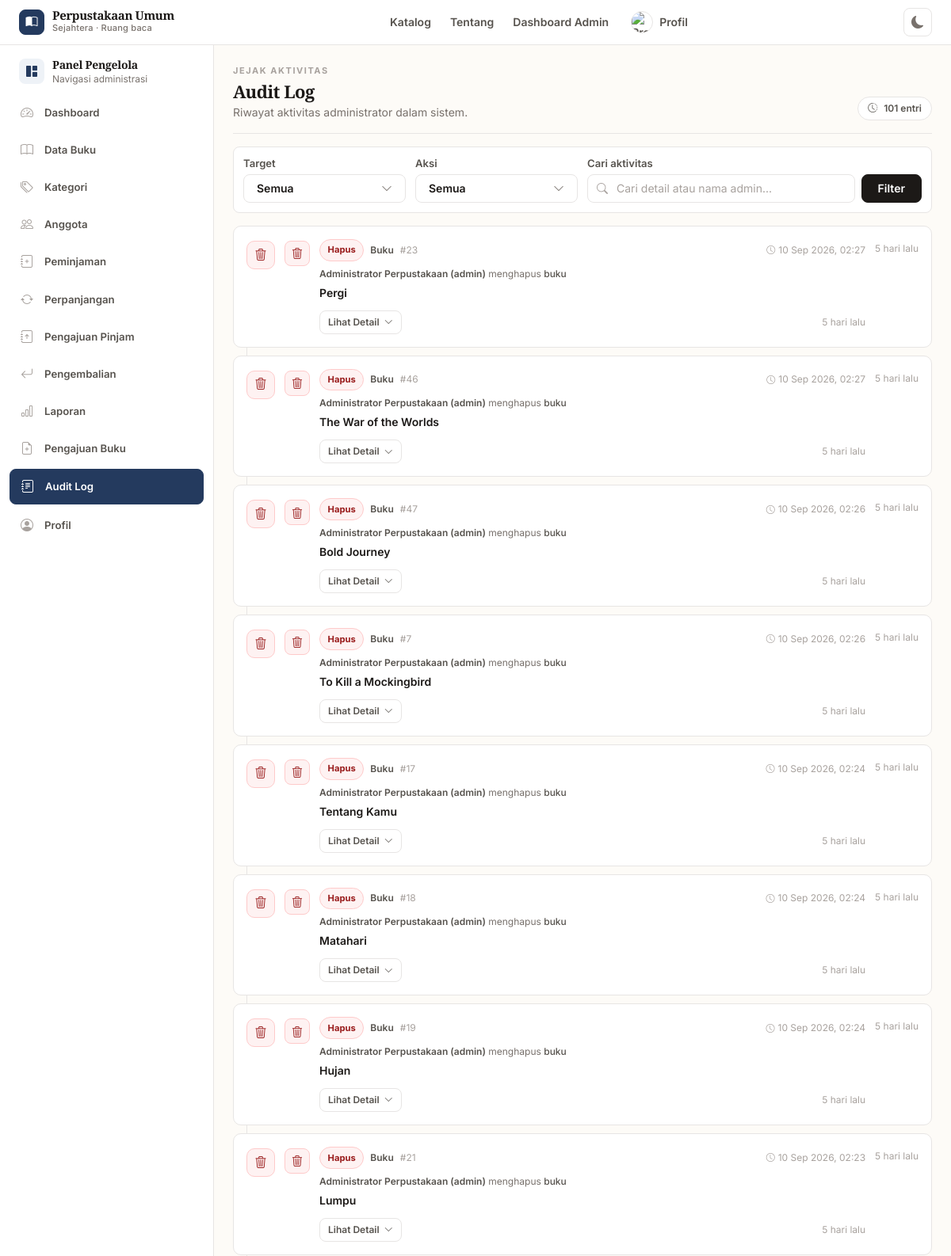
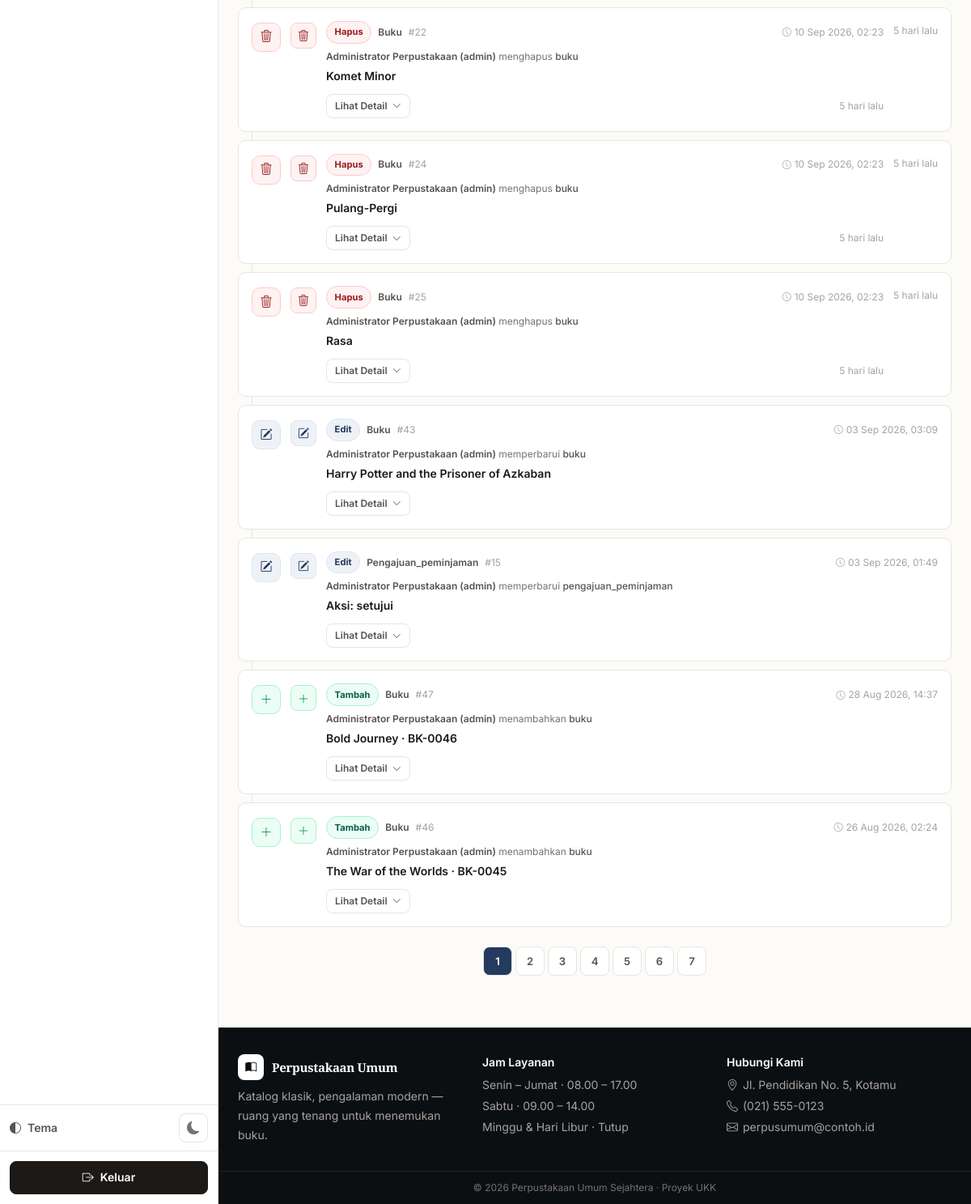
Page /admin/audit_log/index.php (signed in) on the earlier database version (2 pictures, top to bottom).
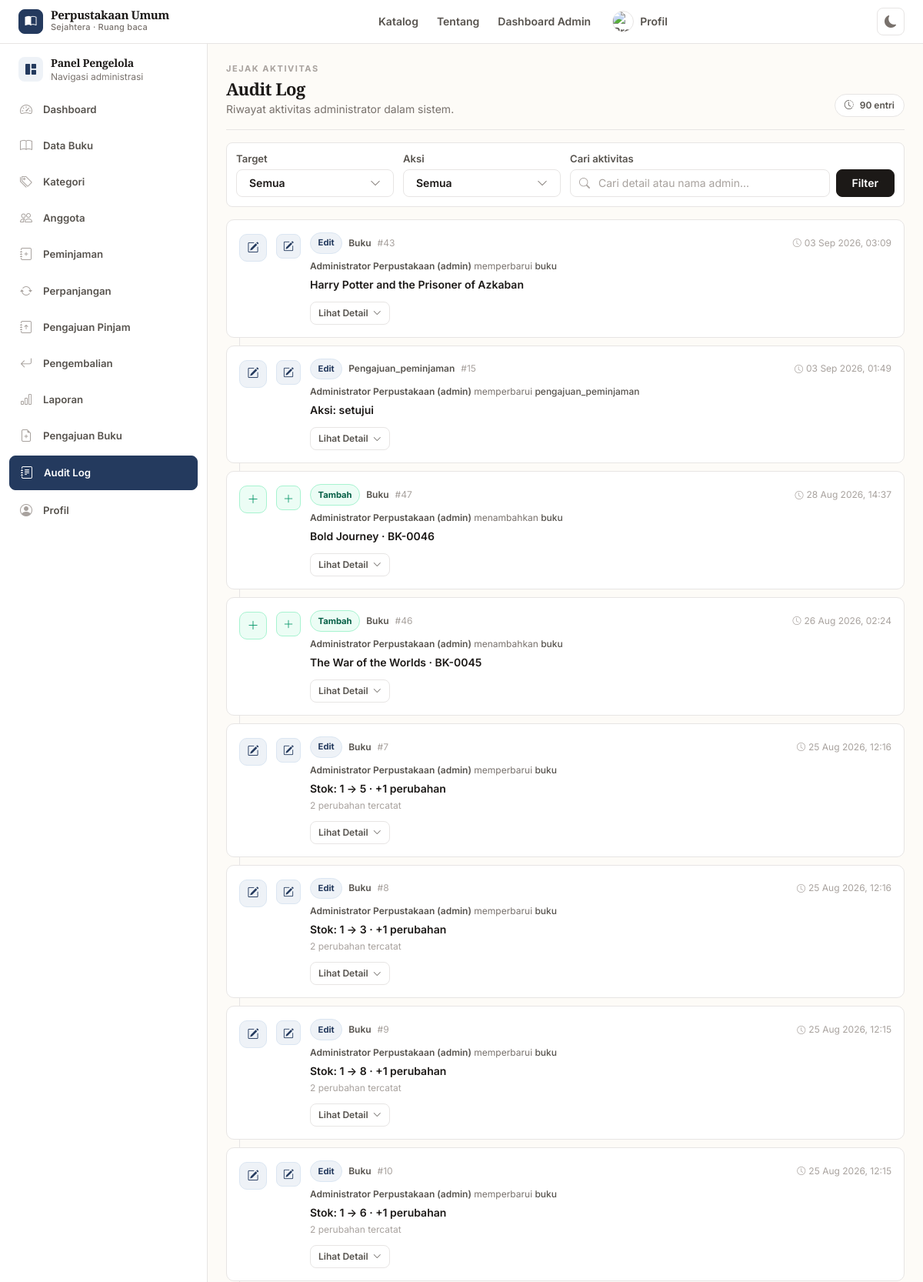
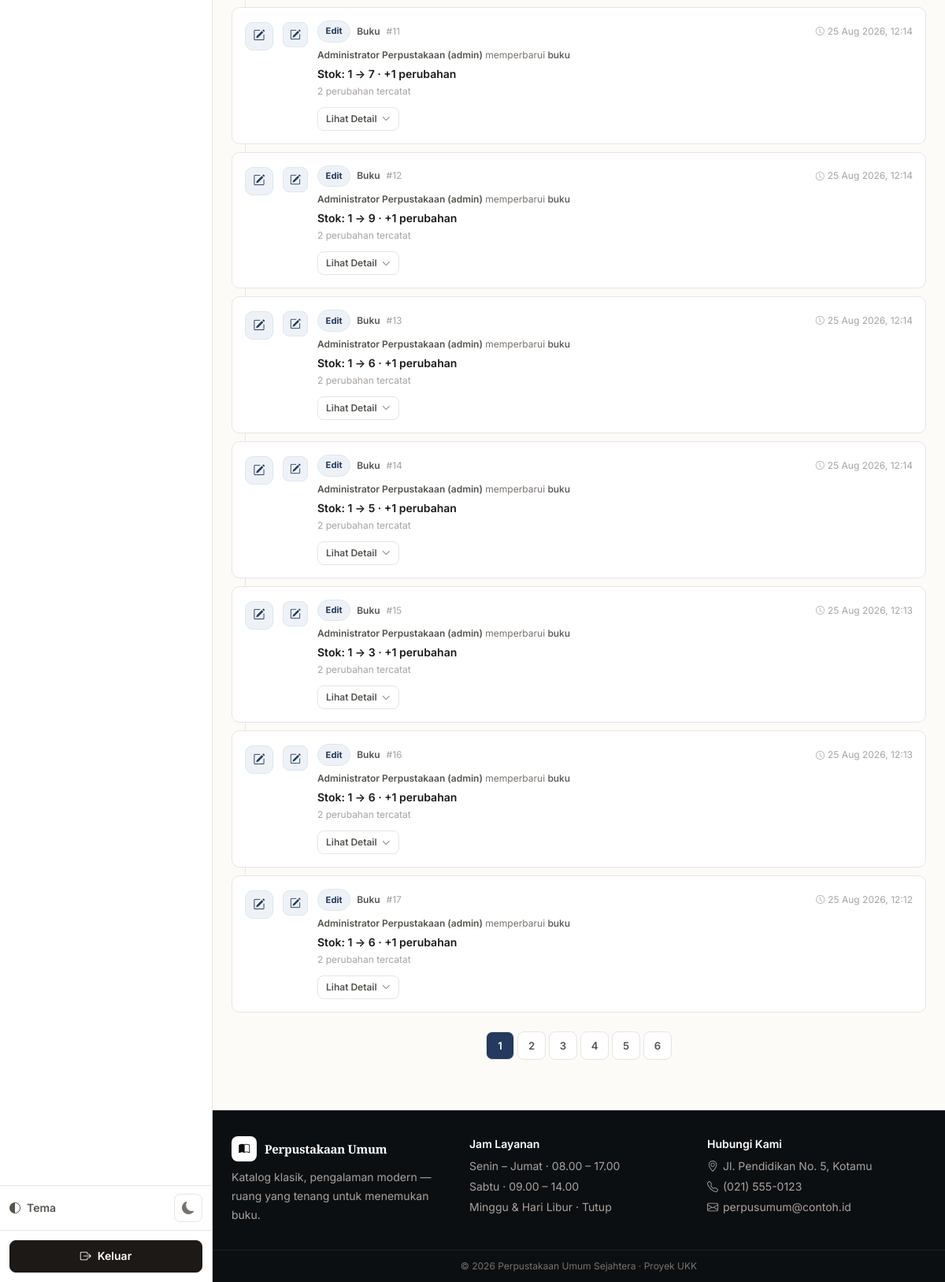
Same page on the later database version (2 pictures, top to bottom).
### tables this page shows
CREATE TABLE `audit_log` (
  `id` int NOT NULL,
  `user_id` int DEFAULT NULL,
  `aksi` enum('tambah','edit','hapus') NOT NULL,
  `target_tabel` varchar(20) NOT NULL,
  `target_id` int NOT NULL,
  `detail` text,
  `created_at` timestamp NOT NULL DEFAULT CURRENT_TIMESTAMP
);

### admin/audit_log/index.php (the view, shortened to what the changed rows need)
<?php
require_once __DIR__ . '/../../config/bootstrap.php';
$filter_tabel = $_GET['tabel'] ?? 'semua';
$filter_aksi = $_GET['aksi'] ?? 'semua';
$kata_kunci = clean($_GET['q'] ?? '');
$halaman = isset($_GET['halaman']) ? max(1, (int)$_GET['halaman']) : 1;
$per_halaman = 15;
$offset = ($halaman - 1) * $per_halaman;
$where = [];
$params = [];
$where_sql = $where ? ('WHERE ' . implode(' AND ', $where)) : '';
$total = 0;
$daftar = [];
$total_halaman = 1;
try {
    $stmt = $pdo->prepare("SELECT COUNT(*) FROM audit_log a LEFT JOIN admin adm ON adm.id_admin = a.user_id $where_sql");
    $stmt->execute($params);
    $total = (int)$stmt->fetchColumn();
    $total_halaman = max(1, (int)ceil($total / $per_halaman));
    $sql = "SELECT a.*, adm.nama AS admin_nama, adm.username FROM audit_log a LEFT JOIN admin adm ON adm.id_admin = a.user_id $where_sql ORDER BY a.created_at DESC, a.id DESC LIMIT :limit OFFSET :offset";
    $stmt = $pdo->prepare($sql);
    $stmt->bindValue(':limit', $per_halaman, PDO::PARAM_INT);
    $stmt->bindValue(':offset', $offset, PDO::PARAM_INT);
    $stmt->execute();
    $daftar = $stmt->fetchAll();
} catch (Throwable $e) {
    $total = 0;
    $daftar = [];
}
if (!function_exists('audit_friendly_label')) {
    function audit_friendly_label($key) {
        $map = [
            'judul' => 'Judul', 'kode' => 'Kode', 'kode_buku' => 'Kode Buku',
            'isbn' => 'ISBN', 'nama' => 'Nama', 'nama_kategori' => 'Nama Kategori',
            'keterangan' => 'Keterangan', 'penulis' => 'Penulis', 'penerbit' => 'Penerbit',
            'tahun_terbit' => 'Tahun Terbit', 'tahun' => 'Tahun', 'stok' => 'Stok',
            'tersedia' => 'Tersedia', 'id_kategori' => 'Kategori', 'kategori' => 'Kategori',
            'lokasi_rak' => 'Lokasi Rak', 'rak' => 'Rak', 'deskripsi' => 'Deskripsi',
            'cover' => 'Cover', 'status' => 'Status', 'alasan' => 'Alasan',
        ];
        $k = strtolower(trim((string)$key));
        return $map[$k] ?? ucwords(str_replace(['_', '-'], ' ', $k));
    }
}
if (!function_exists('audit_format_value')) {
    function audit_format_value($v) {
        if ($v === null || $v === '') return '—';
        $s = (string)$v;
        return $s;
    }
}
if (!function_exists('audit_parse_detail')) {
    function audit_parse_detail($raw) {
        $str = trim((string)$raw);
        $decoded = json_decode($str, true);
        if (json_last_error() === JSON_ERROR_NONE && is_array($decoded)) {
            $items = [];
            $isChange = false;
            foreach ($decoded as $k => $v) {
                if (is_array($v) && array_key_exists('dari', $v) && array_key_exists('ke', $v)) {
                    $isChange = true;
                    $items[] = [
                        'key' => $k,
                        'label' => audit_friendly_label($k),
                        'dari' => audit_format_value($v['dari']),
                        'ke' => audit_format_value($v['ke']),
                        'type' => 'change'
                    ];
                } elseif (is_array($v) && count($v)===2 && isset($v['dari'])===false) {
                    $items[] = ['key'=>$k,'label'=>audit_friendly_label($k),'value'=>audit_format_value($v),'type'=>'value'];
                } else {
                    $items[] = ['key'=>$k,'label'=>audit_friendly_label($k),'value'=>audit_format_value($v),'type'=>'value'];
                }
            }
            return ['type'=> $isChange ? 'change' : 'value', 'items'=>$items, 'raw'=>$str];
        }
        return ['type'=>'text','items'=>[['label'=>'Detail','value'=>audit_format_value($str),'type'=>'value']],'raw'=>$str];
    }
}
if (!function_exists('audit_summary_line')) {
    function audit_summary_line($row, $parsed) {
        $aksi = $row['aksi'] ?? '';
        $target = $row['target_tabel'] ?? '';
        $detailRaw = $row['detail'] ?? '';
        if (!empty($parsed['items'])) {
            $items = $parsed['items'];
            $byKey = [];
            foreach ($items as $it) $byKey[$it['key']] = $it;
            if (isset($byKey['judul']) && $byKey['judul']['type']==='value') {
                $judul = $byKey['judul']['value'];
                $kode = $byKey['kode']['value'] ?? $byKey['kode_buku']['value'] ?? null;
                if ($judul && $kode && $kode!=='—') return $judul . ' · ' . $kode;
                if ($judul) return $judul;
            }
            if ($parsed['type']==='change' && !empty($items)) {
                $first = $items[0];
                $base = $first['label'] . ': ' . $first['dari'] . ' → ' . $first['ke'];
                if (count($items) > 1) $base .= ' · +' . (count($items)-1) . ' perubahan';
                return $base;
            }
            foreach ($items as $it) {
                if ($it['type']==='value' && !empty($it['value']) && $it['value']!=='—') {
                    return $it['label'] . ': ' . $it['value'];
                }
            }
        }
        $raw = trim((string)$detailRaw);
        $clean = trim($raw, "{} \t\n\r\"'");
        return $clean ?: 'Aktivitas dicatat';
    }
}
if (!function_exists('audit_waktu_format')) {
    function audit_waktu_format($ts) {
        $t = strtotime($ts);
        return date('d M Y, H:i', $t);
    }
}
if (!function_exists('audit_relative')) {
    function audit_relative($ts) {
        $t = strtotime($ts);
        $diff = time() - $t;
        if ($diff < 604800) return floor($diff/86400) . ' hari lalu';
        return '';
    }
}
$menu_aktif = 'audit_log';
require_once __DIR__ . '/../../includes/header.php';
require_once __DIR__ . '/../../includes/admin_menu.php';
?>
<div class="flex flex-col sm:flex-row sm:items-end justify-between gap-3 mb-4 pb-4" style="border-bottom:1px solid var(--border)">
  <div class="min-w-0">
    <p class="text-[11px] font-bold tracking-[.14em] uppercase" style="color:var(--text-faint-2)">Jejak aktivitas</p>
    <h1 class="font-display text-[22px] font-bold tracking-tight mt-1" style="color:var(--text)">Audit Log</h1>
    <p class="text-sm mt-1" style="color:var(--text-faint)">Riwayat aktivitas administrator dalam sistem.</p>
  </div>
  <span class="inline-flex items-center gap-2 rounded-full border px-3 py-1.5 text-xs font-semibold shrink-0" style="background:var(--surface); border-color:var(--border); color:var(--text-muted)"><i class="bi bi-clock-history"></i> <?= $total ?> entri</span>
</div>
<?php if (empty($daftar) && $total===0): ?>
  <div class="text-center py-14 bg-white rounded-lg border" style="border-color:var(--border)">
    <div class="w-11 h-11 mx-auto rounded-lg flex items-center justify-center text-lg mb-3" style="background:var(--surface-2); color:var(--text-faint); border:1px solid var(--border)"><i class="bi bi-journal-text"></i></div>
    <h3 class="font-display font-semibold text-sm" style="color:var(--text)">Belum ada log</h3>
    <p class="text-sm mt-1 px-6 max-w-md mx-auto" style="color:var(--text-faint)">Lakukan tambah, edit, atau hapus pada buku atau kategori. Aktivitas akan tercatat otomatis.</p>
    <?php try { $pdo->query("SELECT 1 FROM audit_log LIMIT 1"); } catch (Throwable $e) { echo '<p class="text-xs mt-3 px-4 py-2 rounded-lg inline-block" style="background:#fffbeb; border:1px solid #fde68a; color:#92400e">Tabel <code>audit_log</code> belum ada — jalankan migrasi database.</p>'; } ?>
  </div>
<?php else: ?>
  <div class="audit-wrap space-y-2.5">
    <?php foreach ($daftar as $idx => $row):
      $aksi = $row['aksi'] ?? '';
      $target = $row['target_tabel'] ?? '';
      $parsed = audit_parse_detail($row['detail'] ?? '');
      $summary = audit_summary_line($row, $parsed);
      $waktu = audit_waktu_format($row['created_at'] ?? '');
      $rel = audit_relative($row['created_at'] ?? '');
      $adminNama = trim($row['admin_nama'] ?? '') ?: '—';
      $username = $row['username'] ?? '';
      $adminDisplay = $adminNama;
      if ($username) $adminDisplay .= ' (' . $username . ')';
      $targetLabel = $target==='pengajuan_buku' ? 'Pengajuan' : ucfirst($target);
      $aksiLabel = ucfirst($aksi);
      $verb = $aksi==='tambah' ? 'menambahkan' : ($aksi==='edit' ? 'memperbarui' : 'menghapus');
      $iconClass = $aksi==='tambah' ? 'audit-icon-tambah' : ($aksi==='edit' ? 'audit-icon-edit' : 'audit-icon-hapus');
      $badgeClass = $aksi==='tambah' ? 'audit-badge-tambah' : ($aksi==='edit' ? 'audit-badge-edit' : 'audit-badge-hapus');
      $icon = $aksi==='tambah' ? 'bi-plus-lg' : ($aksi==='edit' ? 'bi-pencil-square' : 'bi-trash3');
      $hasDetail = !empty($parsed['items']);
      $targetId = (int)$row['target_id'];
    ?>
      <article class="audit-card p-3 sm:p-4 relative" style="<?= $idx===0 && count($daftar)>1 ? '' : '' ?>">
        <div class="flex gap-3">
          <span class="audit-icon <?= $iconClass ?> mt-0.5 hidden sm:flex"><i class="bi <?= $icon ?>"></i></span>
          <span class="audit-icon <?= $iconClass ?> mt-0.5 flex sm:hidden" style="width:32px;height:32px;border-radius:8px;font-size:14px"><i class="bi <?= $icon ?>"></i></span>
          <div class="flex-1 min-w-0">
            <div class="flex flex-wrap items-center gap-2">
              <span class="audit-badge <?= $badgeClass ?>"><?= e($aksiLabel) ?></span>
              <span class="text-xs font-semibold" style="color:var(--text-muted)"><?= e($targetLabel) ?></span>
              <span class="text-xs" style="color:var(--text-faint-2)">#<?= $targetId ?></span>
              <span class="hidden sm:inline-flex items-center gap-1 text-xs ml-auto whitespace-nowrap" style="color:var(--text-faint-2)"><i class="bi bi-clock text-[11px]"></i> <?= e($waktu) ?></span>
            </div>
            <p class="text-xs mt-2" style="color:var(--text-faint)">
              <span class="font-semibold" style="color:var(--text-muted)"><?= e($adminDisplay) ?></span>
              <span><?= e($verb) ?></span>
              <span class="font-medium" style="color:var(--text-muted)"><?= e(strtolower($targetLabel)) ?></span>
            </p>
            <p class="text-sm font-semibold mt-1.5 leading-5" style="color:var(--text)">
              <?= e($summary) ?>
            </p>
            <?php if ($parsed['type']==='change' && count($parsed['items'])>1): ?>
              <p class="text-xs mt-1" style="color:var(--text-faint-2)"><?= count($parsed['items']) ?> perubahan tercatat</p>
            <?php endif; ?>
            <div class="mt-3 flex items-center gap-2">
              <?php if ($hasDetail): ?>
                <button type="button" data-audit-toggle aria-expanded="false" class="inline-flex items-center gap-1.5 text-xs font-semibold px-2.5 py-1.5 rounded-lg border bg-white hover:bg-slate-50" style="border-color:var(--border); color:var(--text-muted)">
                  <span class="toggle-label">Lihat Detail</span>
                  <i class="bi bi-chevron-down text-[11px] transition-transform"></i>
                </button>
              <?php else: ?>
                <span class="text-xs" style="color:var(--text-faint-2)">Tidak ada detail tambahan</span>
              <?php endif; ?>
              <span class="ml-auto hidden sm:inline text-xs" style="color:var(--text-faint-2)"><?php if ($rel): ?><?= e($rel) ?><?php endif; ?></span>
            </div>
          </div>
          <?php if ($rel): ?>
            <span class="hidden lg:block text-xs whitespace-nowrap mt-1 shrink-0" style="color:var(--text-faint-2)"><?= e($rel) ?></span>
          <?php endif; ?>
        </div>
      </article>
    <?php endforeach; ?>
  </div>
  <?php if ($total_halaman > 1): ?>
    <div class="flex justify-center items-center gap-1 mt-6 flex-wrap">
      <?php
        $pages = [];
        if ($total_halaman <= 7) {
          for ($i=1;$i<=$total_halaman;$i++) $pages[]=$i;
        }
        foreach ($pages as $p):
          if ($p === '...'): ?>
            <span class="shrink-0 w-9 h-9 flex items-center justify-center text-xs" style="color:var(--text-faint)">…</span>
          <?php else: ?>
            <a href="?tabel=<?= e($filter_tabel) ?>&aksi=<?= e($filter_aksi) ?>&q=<?= urlencode($kata_kunci) ?>&halaman=<?= $p ?>"
               class="shrink-0 w-9 h-9 flex items-center justify-center rounded-lg text-sm font-semibold transition <?= $p===$halaman ? 'bg-brand-600 text-white' : 'bg-white border hover:bg-slate-50' ?>" style="<?= $p===$halaman ? '' : 'border-color:var(--border); color:var(--text-muted)' ?>"><?= $p ?></a>
          <?php endif;
        endforeach;
      ?>
    </div>
  <?php endif; ?>
<?php endif; ?>
<?php require_once __DIR__ . '/../../includes/footer.php'; ?>

### includes/admin_menu.php (shortened to what the changed rows need)
<?php
$menu_aktif = $menu_aktif ?? '';
$items = admin_menu_items();
?>
<?php if (isset($menu_aktif) && $menu_aktif !== ''): ?>
<aside class="hidden min-[900px]:flex fixed left-0 top-[56px] bottom-0 z-30 w-[270px] flex-col border-r bg-white" style="border-color: var(--border)" aria-label="Panel Pengelola">
  <div class="flex-1 overflow-y-auto px-3 py-4">
    <div class="space-y-1">
      <?php foreach ($items as $key => $item): ?>
        <a href="<?= BASE_URL . $item['url'] ?>"
           class="group flex items-center gap-3 px-3 py-2.5 rounded-lg text-sm font-semibold transition <?= $menu_aktif === $key ? 'bg-brand-600 text-white' : 'text-slate-600 hover:bg-brand-50 hover:text-brand-700' ?>">
          <i class="bi <?= e($item['icon']) ?> text-base w-5 text-center <?= $menu_aktif === $key ? 'text-white' : 'text-slate-400 group-hover:text-brand-600' ?>"></i>
          <span class="flex-1"><?= e($item['label']) ?></span>
        </a>
      <?php endforeach; ?>
    </div>
  </div>
</aside>
<?php endif; ?>

Differences in the rows shown:
removed audit_log: aksi "Hapus", target_tabel "Buku", target "23", created_at "10 Sep 2026, 02:27", user.username "Administrator Perpustakaan (admin)", aksi "menghapus", target_tabel "buku", detail "Pergi", created_at "5 hari lalu"
removed audit_log: aksi "Hapus", target_tabel "Buku", target "46", created_at "10 Sep 2026, 02:27", user.username "Administrator Perpustakaan (admin)", aksi "menghapus", target_tabel "buku", detail "The War of the Worlds", created_at "5 hari lalu"
removed audit_log: aksi "Hapus", target_tabel "Buku", target "47", created_at "10 Sep 2026, 02:26", user.username "Administrator Perpustakaan (admin)", aksi "menghapus", target_tabel "buku", detail "Bold Journey", created_at "5 hari lalu"
removed audit_log: aksi "Hapus", target_tabel "Buku", target "7", created_at "10 Sep 2026, 02:26", user.username "Administrator Perpustakaan (admin)", aksi "menghapus", target_tabel "buku", detail "To Kill a Mockingbird", created_at "5 hari lalu"
removed audit_log: aksi "Hapus", target_tabel "Buku", target "17", created_at "10 Sep 2026, 02:24", user.username "Administrator Perpustakaan (admin)", aksi "menghapus", target_tabel "buku", detail "Tentang Kamu", created_at "5 hari lalu"
removed audit_log: aksi "Hapus", target_tabel "Buku", target "18", created_at "10 Sep 2026, 02:24", user.username "Administrator Perpustakaan (admin)", aksi "menghapus", target_tabel "buku", detail "Matahari", created_at "5 hari lalu"
removed audit_log: aksi "Hapus", target_tabel "Buku", target "19", created_at "10 Sep 2026, 02:24", user.username "Administrator Perpustakaan (admin)", aksi "menghapus", target_tabel "buku", detail "Hujan", created_at "5 hari lalu"
removed audit_log: aksi "Hapus", target_tabel "Buku", target "21", created_at "10 Sep 2026, 02:23", user.username "Administrator Perpustakaan (admin)", aksi "menghapus", target_tabel "buku", detail "Lumpu", created_at "5 hari lalu"
removed audit_log: aksi "Hapus", target_tabel "Buku", target "22", created_at "10 Sep 2026, 02:23", user.username "Administrator Perpustakaan (admin)", aksi "menghapus", target_tabel "buku", detail "Komet Minor", created_at "5 hari lalu"
removed audit_log: aksi "Hapus", target_tabel "Buku", target "24", created_at "10 Sep 2026, 02:23", user.username "Administrator Perpustakaan (admin)", aksi "menghapus", target_tabel "buku", detail "Pulang-Pergi", created_at "5 hari lalu"
removed audit_log: aksi "Hapus", target_tabel "Buku", target "25", created_at "10 Sep 2026, 02:23", user.username "Administrator Perpustakaan (admin)", aksi "menghapus", target_tabel "buku", detail "Rasa", created_at "5 hari lalu"
now on this page (row unchanged): audit_log: aksi "Edit", target_tabel "Buku", target "7", created_at "25 Aug 2026, 12:16", user.username "Administrator Perpustakaan (admin)", aksi "memperbarui", target_tabel "buku", detail "Stok: 1 → 5 · +1 perubahan"
now on this page (row unchanged): audit_log: aksi "Edit", target_tabel "Buku", target "8", created_at "25 Aug 2026, 12:16", user.username "Administrator Perpustakaan (admin)", aksi "memperbarui", target_tabel "buku", detail "Stok: 1 → 3 · +1 perubahan"
now on this page (row unchanged): audit_log: aksi "Edit", target_tabel "Buku", target "9", created_at "25 Aug 2026, 12:15", user.username "Administrator Perpustakaan (admin)", aksi "memperbarui", target_tabel "buku", detail "Stok: 1 → 8 · +1 perubahan"
now on this page (row unchanged): audit_log: aksi "Edit", target_tabel "Buku", target "10", created_at "25 Aug 2026, 12:15", user.username "Administrator Perpustakaan (admin)", aksi "memperbarui", target_tabel "buku", detail "Stok: 1 → 6 · +1 perubahan"
now on this page (row unchanged): audit_log: aksi "Edit", target_tabel "Buku", target "11", created_at "25 Aug 2026, 12:14", user.username "Administrator Perpustakaan (admin)", aksi "memperbarui", target_tabel "buku", detail "Stok: 1 → 7 · +1 perubahan"
now on this page (row unchanged): audit_log: aksi "Edit", target_tabel "Buku", target "12", created_at "25 Aug 2026, 12:14", user.username "Administrator Perpustakaan (admin)", aksi "memperbarui", target_tabel "buku", detail "Stok: 1 → 9 · +1 perubahan"
now on this page (row unchanged): audit_log: aksi "Edit", target_tabel "Buku", target "13", created_at "25 Aug 2026, 12:14", user.username "Administrator Perpustakaan (admin)", aksi "memperbarui", target_tabel "buku", detail "Stok: 1 → 6 · +1 perubahan"
now on this page (row unchanged): audit_log: aksi "Edit", target_tabel "Buku", target "14", created_at "25 Aug 2026, 12:14", user.username "Administrator Perpustakaan (admin)", aksi "memperbarui", target_tabel "buku", detail "Stok: 1 → 5 · +1 perubahan"
now on this page (row unchanged): audit_log: aksi "Edit", target_tabel "Buku", target "15", created_at "25 Aug 2026, 12:13", user.username "Administrator Perpustakaan (admin)", aksi "memperbarui", target_tabel "buku", detail "Stok: 1 → 3 · +1 perubahan"
now on this page (row unchanged): audit_log: aksi "Edit", target_tabel "Buku", target "16", created_at "25 Aug 2026, 12:13", user.username "Administrator Perpustakaan (admin)", aksi "memperbarui", target_tabel "buku", detail "Stok: 1 → 6 · +1 perubahan"
now on this page (row unchanged): audit_log: aksi "Edit", target_tabel "Buku", target "17", created_at "25 Aug 2026, 12:12", user.username "Administrator Perpustakaan (admin)", aksi "memperbarui", target_tabel "buku", detail "Stok: 1 → 6 · +1 perubahan"
Other differences:
$total: "101" → "90"
list line gone: "7"
